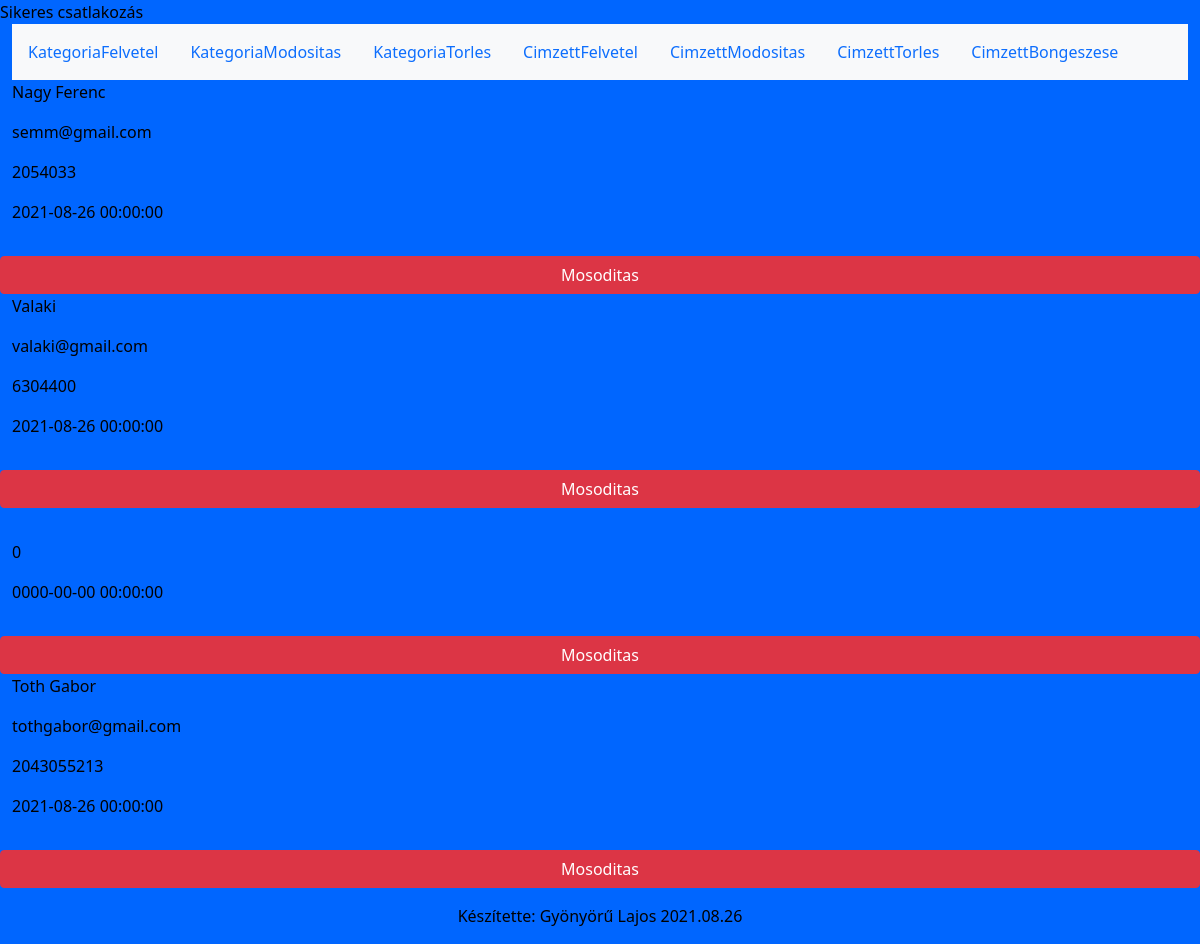
Page /index.php?menu=Modositas2 on the committed database.
### tables this page shows
CREATE TABLE IF NOT EXISTS `cimzettek` (
  `Cimzettid` int(11) NOT NULL AUTO_INCREMENT,
  `Nev` varchar(250) NOT NULL,
  `emailcim` varchar(250) NOT NULL,
  `mobiltelefonszam` int(250) NOT NULL,
  `felvitelidopontja` datetime NOT NULL DEFAULT current_timestamp(),
  `kategorianeve` varchar(250) NOT NULL,
  PRIMARY KEY (`Cimzettid`)
);

### CimzettModositas.php (the view, shortened to what this page needs)
<!DOCTYPE html>
<form method="post">
    <div class="row">
        <?php
            $sql="SELECT `Cimzettid`, `Nev`, `emailcim`, `mobiltelefonszam`, `felvitelidopontja`, `kategorianeve` FROM `cimzettek` WHERE 1;";
            $result=$conn->query($sql);
            if($result->num_rows>0)
            {
                while($row=$result->fetch_assoc())
                {
                    echo '<p>'.$row["Nev"].'</p>';
                    echo '<p>'.$row["emailcim"].'</p>';
                    echo '<p>'.$row["mobiltelefonszam"].'</p>';
                    echo '<p>'.$row["felvitelidopontja"].'</p>';
                    echo '<button class="btn btn-danger" type="submit" name="Modosit" value="'.$row["Cimzettid"].'">Mosoditas</button>';
                }
            }
        ?>
    </div>
</form>

### stilus.css (style rules this page uses)
body { background-color: #0066ff; color:black; }

### rows in the picture
cimzettek: Nev "Nagy Ferenc", emailcim "semm@gmail.com", mobiltelefonszam "2054033", felvitelidopontja "2021-08-26 00:00:00", $row["Cimzettid"] 4 (drawn)
cimzettek: Nev "Valaki", emailcim "valaki@gmail.com", mobiltelefonszam "6304400", felvitelidopontja "2021-08-26 00:00:00", $row["Cimzettid"] 9 (drawn)
cimzettek: mobiltelefonszam "0", felvitelidopontja "0000-00-00 00:00:00", $row["Cimzettid"] 17 (drawn)
cimzettek: Nev "Toth Gabor", emailcim "tothgabor@gmail.com", mobiltelefonszam "2043055213", felvitelidopontja "2021-08-26 00:00:00", $row["Cimzettid"] 18 (drawn)
